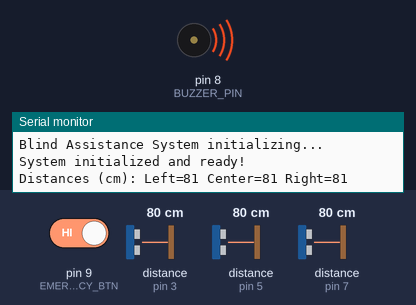
Recording of a sketch running on a simulated Arduino Uno, built with avr-gcc and run on an emulated ATmega328P. Parts: buzzer (waves = sounding), the last lines printed to the serial monitor. The test bench sets the inputs (shaded band); at power-on: pin 9 (EMERGENCY_BTN) HIGH, distance to the obstacle (sensors on pin 3, pin 5, pin 7) 80 cm. The echo pulse lasts 58.3 µs per cm.

Above: at 0.78 s.
At 1.8 s:
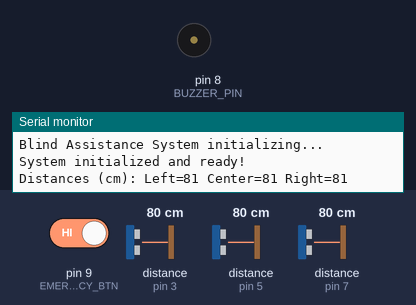
1.9 s: pin 9 (EMERGENCY_BTN) driven LOW
At 8.09 s:
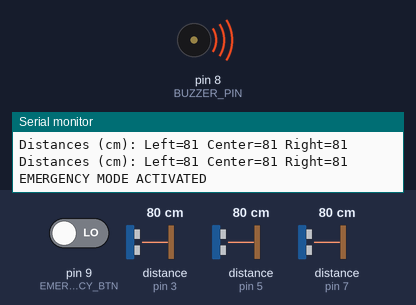
Timing chart, 0 to 12.4 s (numbered marks = the images above; inputs shaded):
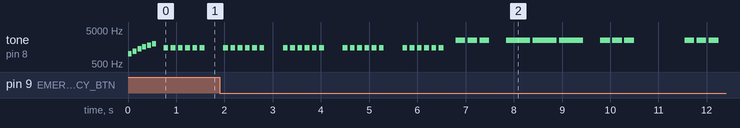

Measured:
- by itself, tone on pin 8 (BUZZER_PIN): plays 1500 Hz for 0.10 s, 1500 Hz for 0.10 s, 1500 Hz for 0.10 s, 1500 Hz for 0.10 s, 1500 Hz for 0.10 s, 1500 Hz for 0.10 s … (36 notes in this stretch)

The sketch:

code.ino
```cpp
// (licence header left out)
// Include necessary libraries
#include <NewPing.h>    // For ultrasonic sensors
#include <Tone.h>       // For better tone generation
// Arduino core libraries for power management
#include <avr/sleep.h>
#include <avr/power.h>

// Pin definitions for ultrasonic sensors
#define TRIGGER_PIN_1 2
#define ECHO_PIN_1 3
#define TRIGGER_PIN_2 4
#define ECHO_PIN_2 5
#define TRIGGER_PIN_3 6
#define ECHO_PIN_3 7

// Pin definitions for output and input devices
#define BUZZER_PIN 8
#define EMERGENCY_BTN 9
#define BATTERY_PIN A0  // To monitor battery level

// Configuration parameters
#define MAX_DISTANCE 400       // Maximum distance to ping (cm)
#define BATTERY_THRESHOLD 3.3  // Low battery threshold in volts

// Tone frequencies for different distances (Hz)
#define FAR_TONE 2000
#define MEDIUM_TONE 1500
#define CLOSE_TONE 1000
#define VERY_CLOSE_TONE 500
#define SOS_TONE 2500

// Distance thresholds (cm)
#define VERY_CLOSE_DISTANCE 30
#define CLOSE_DISTANCE 60
#define MEDIUM_DISTANCE 120

// Timing parameters (ms)
#define TONE_DURATION 100
#define PAUSE_DURATION 50
#define SCAN_DELAY 200
#define EMERGENCY_PRESS_TIME 3000
#define BATTERY_CHECK_INTERVAL 30000

// Other configuration
#define DEBUG true  // Set to false to disable debug output

// Create NewPing objects for each sensor
NewPing sonar1(TRIGGER_PIN_1, ECHO_PIN_1, MAX_DISTANCE);  // Left sensor
NewPing sonar2(TRIGGER_PIN_2, ECHO_PIN_2, MAX_DISTANCE);  // Center sensor
NewPing sonar3(TRIGGER_PIN_3, ECHO_PIN_3, MAX_DISTANCE);  // Right sensor

// Create Tone object
Tone buzzer;

// Global variables
unsigned long lastBatteryCheck = 0;
unsigned long emergencyPressStart = 0;
bool emergencyButtonPressed = false;
bool batteryLow = false;

void setup() {
  // Initialize serial communication for debugging
  if (DEBUG) {
    Serial.begin(9600);
    Serial.println(F("Blind Assistance System initializing..."));
  }

  // Initialize buzzer
  buzzer.begin(BUZZER_PIN);

  // Initialize emergency button with pull-up resistor
  pinMode(EMERGENCY_BTN, INPUT_PULLUP);

  // Battery monitoring
  pinMode(BATTERY_PIN, INPUT);

  // Startup sound to indicate system is ready
  playStartupSound();

  if (DEBUG) {
    Serial.println(F("System initialized and ready!"));
  }
}

void loop() {
  // Check battery level periodically
  checkBattery();

  // Check emergency button
  checkEmergencyButton();

  // If in emergency mode or battery is low, don't perform normal scanning
  if (emergencyButtonPressed || batteryLow) {
    return;
  }

  // Get distances from all sensors with median filtering
  unsigned int distance1 = getFilteredDistance(sonar1);
  unsigned int distance2 = getFilteredDistance(sonar2);
  unsigned int distance3 = getFilteredDistance(sonar3);

  // Log distances if debugging is enabled
  if (DEBUG) {
    Serial.print(F("Distances (cm): Left="));
    Serial.print(distance1);
    Serial.print(F(" Center="));
    Serial.print(distance2);
    Serial.print(F(" Right="));
    Serial.println(distance3);
  }

  // Process each sensor's data
  processSensor(distance1, 1);  // Left
  processSensor(distance2, 2);  // Center
  processSensor(distance3, 3);  // Right

  // Small delay between scanning cycles to save power
  delay(SCAN_DELAY);
}

// Get median filtered distance from sensor to reduce false readings
unsigned int getFilteredDistance(NewPing &sonar) {
  unsigned int distances[3];
  for (int i = 0; i < 3; i++) {
    distances[i] = sonar.ping_cm();
    delay(10);
  }

  // Simple bubble sort to find median
  if (distances[0] > distances[1]) swap(distances[0], distances[1]);
  if (distances[1] > distances[2]) swap(distances[1], distances[2]);
  if (distances[0] > distances[1]) swap(distances[0], distances[1]);

  return distances[1];  // Return median value
}

// Utility function to swap values
void swap(unsigned int &a, unsigned int &b) {
  unsigned int temp = a;
  a = b;
  b = temp;
}

void processSensor(unsigned int distance, int sensorNum) {
  // Skip if no valid reading
  if (distance == 0) return;

  // Determine tone based on distance
  int toneFreq;
  if (distance < VERY_CLOSE_DISTANCE) {
    toneFreq = VERY_CLOSE_TONE;
  } else if (distance < CLOSE_DISTANCE) {
    toneFreq = CLOSE_TONE;
  } else if (distance < MEDIUM_DISTANCE) {
    toneFreq = MEDIUM_TONE;
  } else {
    toneFreq = FAR_TONE;
  }

  // Skip audio feedback for objects that are too far away
  if (distance > MAX_DISTANCE / 2) return;

  // Play tone with different patterns based on sensor number
  switch(sensorNum) {
    case 1: // Left sensor - one beep
      buzzer.play(toneFreq, TONE_DURATION);
      delay(TONE_DURATION + PAUSE_DURATION);
      break;

    case 2: // Center sensor - two beeps
      buzzer.play(toneFreq, TONE_DURATION);
      delay(TONE_DURATION + PAUSE_DURATION);
      buzzer.play(toneFreq, TONE_DURATION);
      delay(TONE_DURATION + PAUSE_DURATION);
      break;

    case 3: // Right sensor - three beeps
      buzzer.play(toneFreq, TONE_DURATION);
      delay(TONE_DURATION + PAUSE_DURATION);
      buzzer.play(toneFreq, TONE_DURATION);
      delay(TONE_DURATION + PAUSE_DURATION);
      buzzer.play(toneFreq, TONE_DURATION);
      delay(TONE_DURATION + PAUSE_DURATION);
      break;
  }
}

void checkEmergencyButton() {
  // Read emergency button state (active low due to pull-up)
  bool buttonState = !digitalRead(EMERGENCY_BTN);

  // Button press started
  if (buttonState && !emergencyButtonPressed && emergencyPressStart == 0) {
    emergencyPressStart = millis();
  }

  // Button released before threshold
  if (!buttonState && emergencyPressStart > 0) {
    emergencyPressStart = 0;
  }

  // Long press detected
  if (buttonState && emergencyPressStart > 0 &&
      millis() - emergencyPressStart > EMERGENCY_PRESS_TIME) {

    if (!emergencyButtonPressed) {
      emergencyButtonPressed = true;
      if (DEBUG) {
        Serial.println(F("EMERGENCY MODE ACTIVATED"));
      }
    }

    // Play SOS pattern
    playSOS();

    // Check if button is released to cancel emergency mode
    if (!buttonState) {
      emergencyButtonPressed = false;
      emergencyPressStart = 0;
      if (DEBUG) {
        Serial.println(F("Emergency mode cancelled"));
      }
    }
  }
}

void playSOS() {
  // Standard SOS pattern: 3 short, 3 long, 3 short
  // Short beep
  for (int i = 0; i < 3; i++) {
    buzzer.play(SOS_TONE, 200);
    delay(250);
  }

  delay(300);

  // Long beep
  for (int i = 0; i < 3; i++) {
    buzzer.play(SOS_TONE, 500);
    delay(550);
  }

  delay(300);

  // Short beep
  for (int i = 0; i < 3; i++) {
    buzzer.play(SOS_TONE, 200);
    delay(250);
  }

  delay(1000);  // Pause before repeating
}

void checkBattery() {
  // Check battery every BATTERY_CHECK_INTERVAL milliseconds
  if (millis() - lastBatteryCheck > BATTERY_CHECK_INTERVAL) {
    lastBatteryCheck = millis();

    // Read battery voltage
    float batteryVoltage = readBatteryVoltage();

    if (DEBUG) {
      Serial.print(F("Battery voltage: "));
      Serial.print(batteryVoltage);
      Serial.println(F("V"));
    }

    // Check if battery is low
    if (batteryVoltage < BATTERY_THRESHOLD && !batteryLow) {
      batteryLow = true;
      if (DEBUG) {
        Serial.println(F("WARNING: Battery low!"));
      }
      // Play low battery warning
      playLowBatteryWarning();
    } else if (batteryVoltage >= BATTERY_THRESHOLD) {
      batteryLow = false;
    }
  }

  // If battery is critically low, play warning and go to sleep
  if (batteryLow) {
    playLowBatteryWarning();

    // If battery is critically low, go to sleep to save power
    if (readBatteryVoltage() < BATTERY_THRESHOLD - 0.3) {
      if (DEBUG) {
        Serial.println(F("CRITICAL: Battery critically low. Entering power saving mode."));
      }
      // Power down to save battery
      powerDown();
    }
  }
}

float readBatteryVoltage() {
  // Read analog value from battery monitoring pin
  int rawValue = analogRead(BATTERY_PIN);

  // Convert to voltage (assuming voltage divider if needed)
  float batteryVoltage = rawValue * (5.0 / 1023.0) * 2; // Adjust multiplier based on your voltage divider

  return batteryVoltage;
}

void playLowBatteryWarning() {
  // Two alternating tones for low battery warning
  for (int i = 0; i < 3; i++) {
    buzzer.play(2000, 100);
    delay(150);
    buzzer.play(1000, 100);
    delay(150);
  }
}

void playStartupSound() {
  // Ascending tones to indicate system startup
  for (int freq = 1000; freq <= 2000; freq += 200) {
    buzzer.play(freq, 80);
    delay(100);
  }
}

void powerDown() {
  // Play shutdown sound
  for (int freq = 2000; freq >= 1000; freq -= 200) {
    buzzer.play(freq, 80);
    delay(100);
  }

  // Disable all unnecessary peripherals
  power_adc_disable();
  power_spi_disable();
  power_timer1_disable();
  power_timer2_disable();
  power_twi_disable();

  // Enter sleep mode
  set_sleep_mode(SLEEP_MODE_PWR_DOWN);
  sleep_enable();

  if (DEBUG) {
    Serial.println(F("Entering sleep mode to save power"));
    Serial.flush();  // Ensure all debug messages are sent
  }

  // Sleep until external interrupt (button press)
  sleep_mode();

  // When woken up
  sleep_disable();

  // Re-enable necessary peripherals
  power_all_enable();

  if (DEBUG) {
    Serial.begin(9600);
    Serial.println(F("Waking up from power saving mode"));
  }

  // Play startup sound
  playStartupSound();
}
```
